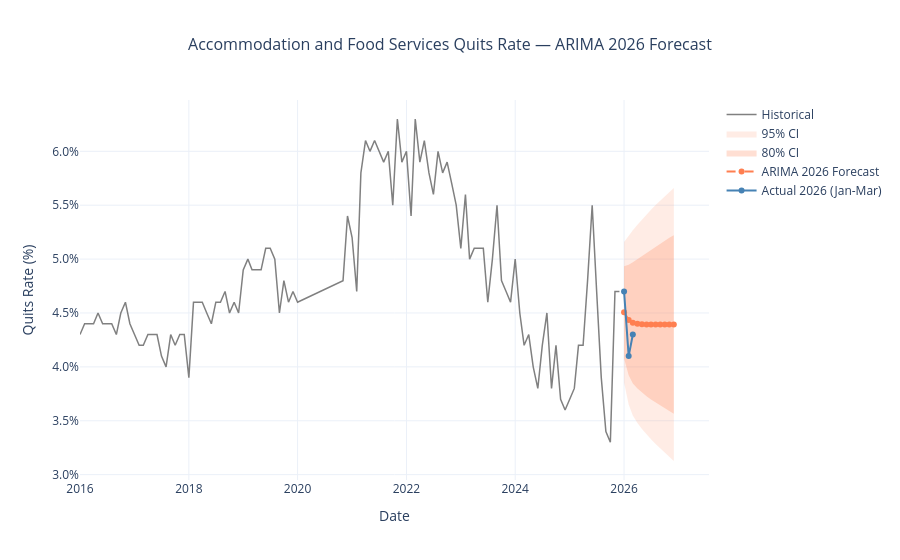

The notebook cell saved with this chart:
### Code cell
# --- Forward Forecast: 2026 ---
# Retrain ARIMA on full series through Dec 2025
full_series = df_interp[df_interp.index < '2026-01-01']['quit_rate']
full_series.index = pd.DatetimeIndex(full_series.index, freq='MS')

arima_final = SARIMAX(
    full_series,
    order=(1, 1, 1),
    seasonal_order=(0, 0, 0, 0)
).fit(disp=False)

forecast_index = pd.date_range(start='2026-01-01', periods=12, freq='MS')

forecast_result = arima_final.get_forecast(12)
arima_2026 = forecast_result.predicted_mean
arima_2026.index = forecast_index

ci_80 = forecast_result.conf_int(alpha=0.20)
ci_95 = forecast_result.conf_int(alpha=0.05)
ci_80.index = forecast_index
ci_95.index = forecast_index

fig = go.Figure()

# Historical series
fig.add_trace(go.Scatter(
    x=full_series.index, y=full_series.values,
    mode='lines', name='Historical',
    line=dict(color='gray', width=1.5),
    hovertemplate='%{x|%b %Y}: %{customdata}<extra></extra>',
    customdata=[f'{v:.2f}%' for v in full_series.values]
))

# 95% CI band
fig.add_trace(go.Scatter(
    x=pd.concat([ci_95.index.to_series(), ci_95.index.to_series()[::-1]]),
    y=pd.concat([ci_95.iloc[:, 1], ci_95.iloc[:, 0][::-1]]),
    fill='toself', fillcolor='rgba(255,127,80,0.15)',
    line=dict(width=0), showlegend=True, name='95% CI'
))

# 80% CI band
fig.add_trace(go.Scatter(
    x=pd.concat([ci_80.index.to_series(), ci_80.index.to_series()[::-1]]),
    y=pd.concat([ci_80.iloc[:, 1], ci_80.iloc[:, 0][::-1]]),
    fill='toself', fillcolor='rgba(255,127,80,0.25)',
    line=dict(width=0), showlegend=True, name='80% CI'
))

# 2026 forecast
fig.add_trace(go.Scatter(
    x=arima_2026.index, y=arima_2026.values,
    mode='lines+markers', name='ARIMA 2026 Forecast',
    line=dict(color='coral', width=2, dash='dash'),
    marker=dict(size=6),
    hovertemplate='%{x|%b %Y}: %{customdata}<extra></extra>',
    customdata=[f'{v:.2f}%' for v in arima_2026.values]
))

# Actual Jan-Mar 2026 for immediate validation
actual_2026 = df_interp[df_interp.index >= '2026-01-01']['quit_rate']
fig.add_trace(go.Scatter(
    x=actual_2026.index, y=actual_2026.values,
    mode='lines+markers', name='Actual 2026 (Jan-Mar)',
    line=dict(color='steelblue', width=2),
    marker=dict(size=6),
    hovertemplate='%{x|%b %Y}: %{customdata}<extra></extra>',
    customdata=[f'{v:.2f}%' for v in actual_2026.values]
))

fig.update_layout(
    title=dict(text='Accommodation and Food Services Quits Rate — ARIMA 2026 Forecast',
               x=0.5, font=dict(size=16)),
    xaxis_title='Date',
    yaxis_title='Quits Rate (%)',
    yaxis=dict(
        tickvals=[v / 10 for v in range(10, 75, 5)],
        ticktext=[f'{v / 10:.1f}%' for v in range(10, 75, 5)]
    ),
    template='plotly_white',
    hovermode='x unified'
)

fig.show()
